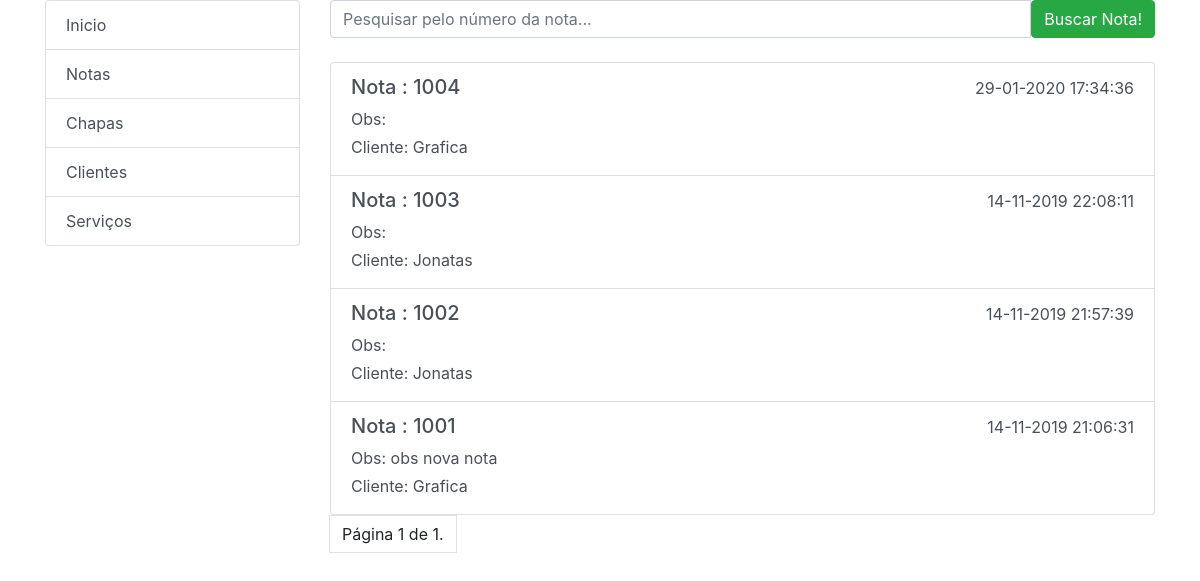
The page /notas/?page=3 on the database as committed earlier.
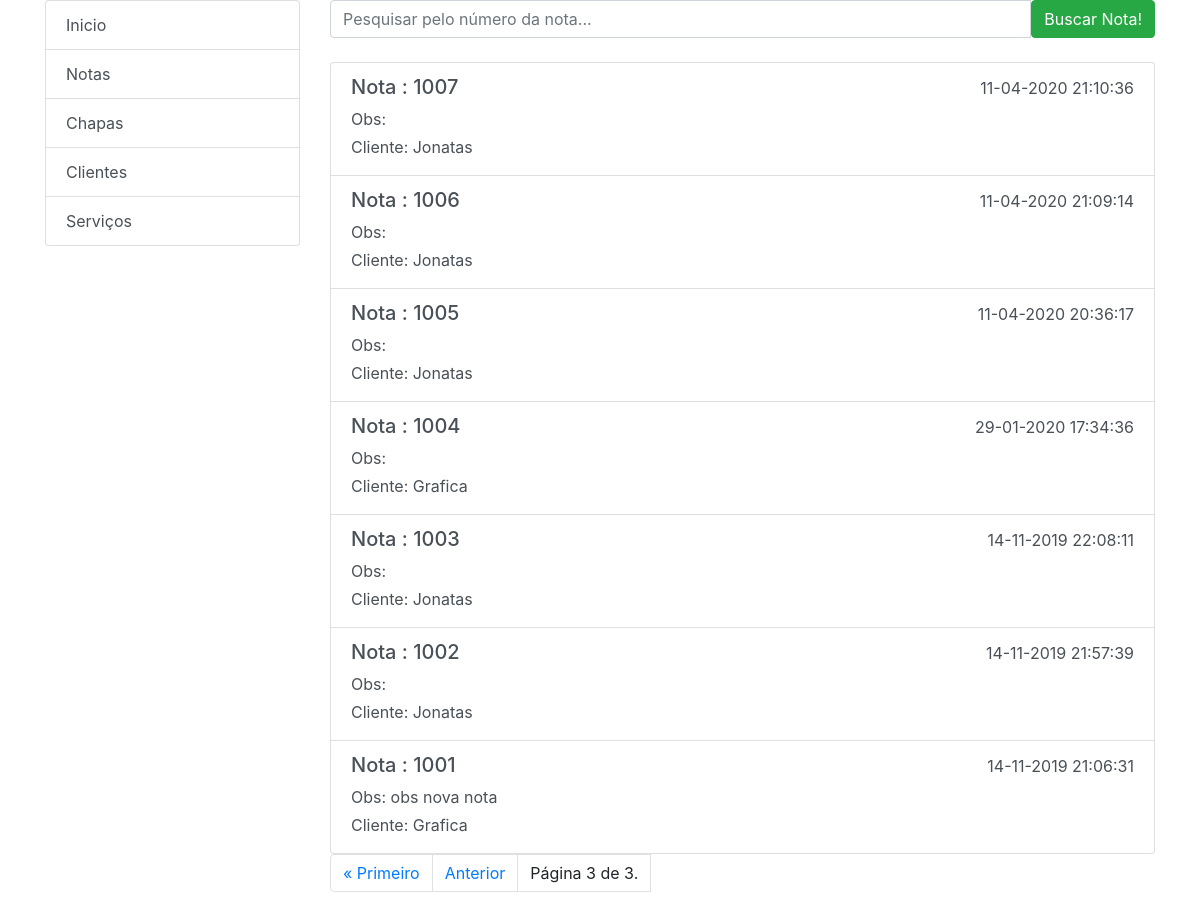
The same page on the database as committed later.
### core/models.py (models this page shows, shortened)
class Nota(models.Model):
    desconto = models.FloatField('Desconto', null=True, blank=False,default=0)
    numero = models.IntegerField('Numero Nota',null=True,blank=False,default=0)
    created_at = models.DateTimeField('Criado em', auto_now_add=True, null=True)
    uploaded_at = models.DateTimeField('Atualizado em', auto_now=True, null=True)
    obs = models.TextField('Observações', null=True, blank=True)
    servico = models.ManyToManyField(Servico, through='GrupoNotaServico', null=True)
    STATUS_CHOICE = (
        (0, 'Em aberto'),
        (1, 'Pago'),
    )
    status = models.IntegerField('Situação', choices=STATUS_CHOICE, default=0, blank=True)
    @property
    def numero(self):
        return (self.id + 1000)
    def get_absolute_url(self):
        return reverse(
            'nota_especifica',
            args=[self.id]
    )
    class Meta:
        verbose_name = "Nota"
        verbose_name_plural = "Notas"
        ordering = ['-created_at']

class Servico(models.Model):
    nome = models.CharField('Nome Serviço', max_length=200)
    cliente = models.ForeignKey(Cliente, verbose_name='Cliente', related_name='clientes',on_delete=models.PROTECT)
    chapa = models.ForeignKey(Chapa, verbose_name='Chapa', related_name='servico', on_delete=models.PROTECT)
    quantidade = models.IntegerField('Quantidade',null=False)
    created_at = models.DateTimeField('Criado em', auto_now_add=True, null=True)
    uploaded_at = models.DateTimeField('Atualizado em', auto_now=True, null=True)
    class Meta:
        verbose_name = "Servico"
        verbose_name_plural = "Servicos"
        ordering = ['-created_at']

class Cliente(models.Model):
    nome = models.CharField('* Nome / Empresa',max_length=200)
    email = models.EmailField('* Email',max_length=100,null=True,blank=True)
    telefone = models.CharField('* Fone',max_length=20,null=True,blank=True)
    cnpj = models.CharField('CNPJ',max_length=40,null=True,blank=True)
    cpf = models.CharField('CPF',max_length=40,null=True,blank=True)
    rua = models.CharField('Rua',max_length=40,null=True,blank=True)
    bairro = models.CharField('Bairro',max_length=40,null=True,blank=True)
    numero = models.IntegerField('Numero',null=True,blank=True)
    cidade = models.CharField('Cidade',max_length=40,null=True,blank=True)
    estado = models.CharField('Estado',max_length=40,null=True,blank=True)
    cep = models.CharField('Cep',max_length=40,null=True,blank=True)
    created_at = models.DateTimeField('Criado em', auto_now_add=True,null=True)
    uploaded_at = models.DateTimeField('Atualizado em', auto_now=True,null=True)
    nota = models.ManyToManyField('Nota', through='GrupoClienteNota', null=True)
    def __str__(self):
        return self.nome
    class Meta:
        verbose_name = "Cliente"
        verbose_name_plural = "Clientes"
        ordering = ['-created_at']

### core/views.py (the view)
# urls.py: path('notas/', views.notas, name='notas'),
def notas(request):
    notas = Nota.objects.all()
    paginator = Paginator(notas, 20)  # Show 20 contacts per page.
    page_number = request.GET.get('page')
    page_obj = paginator.get_page(page_number)
    return render(request, 'notas.html', {'page_obj': page_obj})

### core/templates/notas.html (shortened to what this page needs)
{% extends "layout.html" %}
{% load static %}
{% block content %}
<form action="/busca_nota/" method="post">{% csrf_token %}
    <div class="input-group">
      <input type="text" class="form-control" name="campo_busca" placeholder="Pesquisar pelo número da nota...">
      <span class="input-group-btn">
        <button class="btn btn-success" type="submit">Buscar Nota!</button>
      </span>
    </div>
</form>
<br>
<div class="list-group">
    {% for nota in page_obj %}
    <a href="{{ nota.get_absolute_url }}" class="list-group-item list-group-item-action">
        <div class="d-flex w-100 justify-content-between">
          <h5 class="mb-1">Nota : {{ nota.numero }}</h5>
          <h5><small>{{ nota.created_at|date:"d-m-Y H:i:s"   }}</small></h5>
        </div>
        <p class="mb-1">Obs: {{ nota.obs }}</p>
        <p class="mb-1">Cliente: {{ nota.servico.first.cliente }}</p>
    </a>
    {% endfor %}
</div>
<nav aria-label="...">
  <ul class="pagination">
    <li class="page-item">
        {% if page_obj.has_previous %}
            <a class="page-link"  href="?page=1">&laquo; Primeiro</a>
        {% endif %}
    </li>
      <li class="page-item">
        {% if page_obj.has_previous %}
            <a class="page-link"  href="?page={{ page_obj.previous_page_number }}">Anterior</a>
        {% endif %}
    </li>
      <li class="page-item">
          <a class="page-link">Página {{ page_obj.number }} de {{ page_obj.paginator.num_pages }}.</a>
      </li>
  </ul>
</nav>
{% endblock %}

Rows that differ between the two databases and show on the page:
added Nota: numero "1007", created_at "11-04-2020 21:10:36", servico.first.cliente "Jonatas"
added Nota: numero "1006", created_at "11-04-2020 21:09:14", servico.first.cliente "Jonatas"
added Nota: numero "1005", created_at "11-04-2020 20:36:17", servico.first.cliente "Jonatas"
Other text that changed with them:
{{ page_obj.number }}: "1" → "3"
{{ page_obj.paginator.num_pages }}: "1" → "3"
text now shown: "« Primeiro Anterior"
